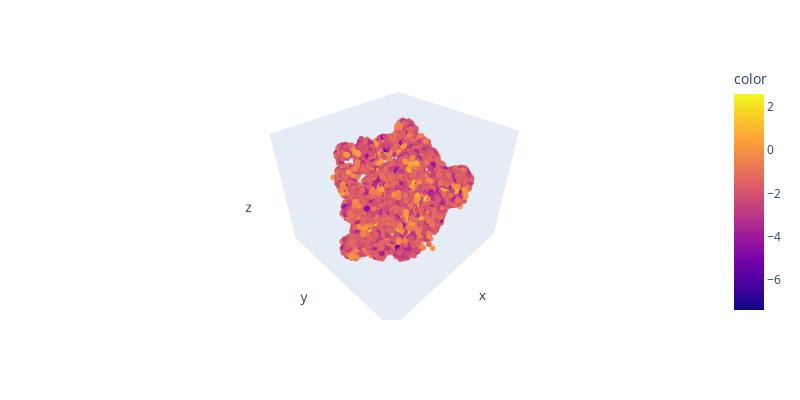

Notebook code cell kept with this figure:
### Code cell
loss_col=chamfer_distance( nn_prot['xyz'], torch.Tensor(msms_vert),reduction=None)

fig=px.scatter_3d(x=nn_prot['xyz'][:,0].detach(),y=nn_prot['xyz'][:,1].detach(),z=nn_prot['xyz'][:,2].detach(), 
                  color=loss_col[0][0].detach().log())
fig.update_traces(marker={'size': 2})
fig.update_layout(
    autosize=False, 
    width=800, 
    height=400,
    scene = dict(
        xaxis = dict(showgrid=False, zeroline=False, showticklabels=False),
        yaxis = dict(showgrid=False, zeroline=False, showticklabels=False),
        zaxis = dict(showgrid=False, zeroline=False, showticklabels=False),
    )
)

### Figure 1 — Plotly figure (JSON) as saved in the notebook; plotly's stock layout.template omitted (floating-point values rounded to 4 significant figures; data arrays with more than 128 entries replaced by an {"elided": "..."} marker saying what was removed)
{"data": [{"hovertemplate": "x=%{x}<br>y=%{y}<br>z=%{z}<br>color=%{marker.color}<extra></extra>", "legendgroup": "", "marker": {"color": {"elided": "7511 float values"}, "coloraxis": "coloraxis", "size": 2, "symbol": "circle"}, "mode": "markers", "name": "", "scene": "scene", "showlegend": false, "type": "scatter3d", "x": {"elided": "7511 float values"}, "y": {"elided": "7511 float values"}, "z": {"elided": "7511 float values"}}], "layout": {"autosize": false, "coloraxis": {"colorbar": {"title": {"text": "color"}}, "colorscale": [[0, "#0d0887"], [0.1111, "#46039f"], [0.2222, "#7201a8"], [0.3333, "#9c179e"], [0.4444, "#bd3786"], [0.5556, "#d8576b"], [0.6667, "#ed7953"], [0.7778, "#fb9f3a"], [0.8889, "#fdca26"], [1, "#f0f921"]]}, "height": 400, "legend": {"tracegroupgap": 0}, "margin": {"t": 60}, "scene": {"domain": {"x": [0, 1], "y": [0, 1]}, "xaxis": {"showgrid": false, "showticklabels": false, "title": {"text": "x"}, "zeroline": false}, "yaxis": {"showgrid": false, "showticklabels": false, "title": {"text": "y"}, "zeroline": false}, "zaxis": {"showgrid": false, "showticklabels": false, "title": {"text": "z"}, "zeroline": false}}, "width": 800}}
